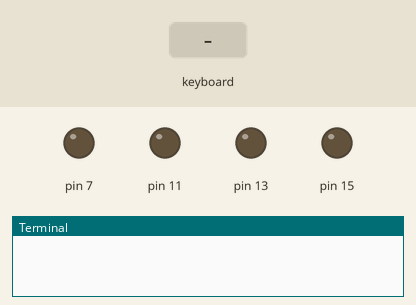
The program below on a simulated Raspberry Pi (header pin numbers). Shown: output pins drawn as LEDs (lit = HIGH), the last lines printed to the terminal. The test bench sets the inputs (shaded band). At 7.3 s the program stops and its outputs stay as they are.

Above: at 1.2 s.
1.3 s: key up typed on the keyboard
At 1.9 s:
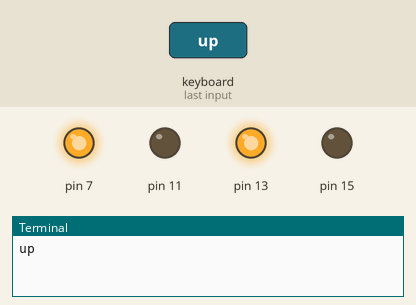
2.8 s: key down typed on the keyboard
At 4.0 s:
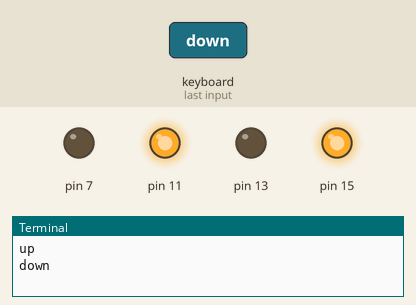
4.3 s: key right typed on the keyboard
At 5.4 s:
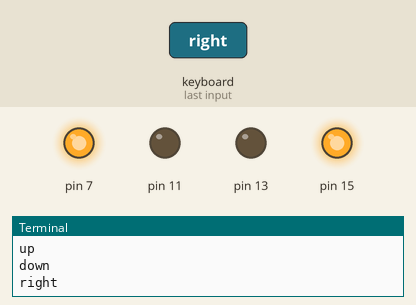
5.8 s: key left typed on the keyboard
At 6.5 s:
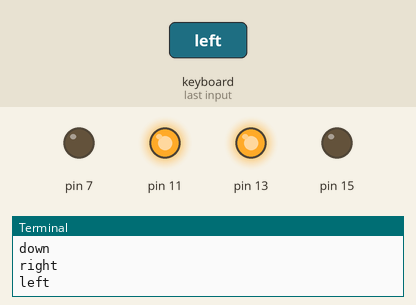
7.3 s: key "q" typed on the keyboard
At 7.7 s:
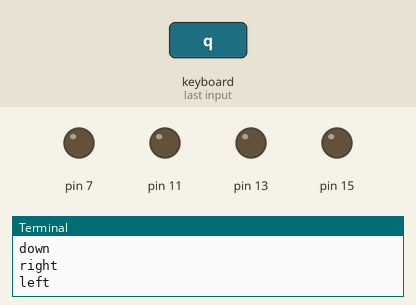
Timing chart, 0 to 8.8 s (numbered marks = the images above; inputs shaded):
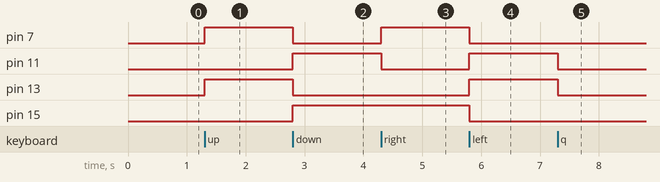

Measured:
- after the input at 1.3 s, pin 7, pin 13: LOW → HIGH at once
- after the input at 2.8 s, pin 7, pin 13: HIGH → LOW at once; pin 11, pin 15: LOW → HIGH at once
- after the input at 4.3 s, pin 7: LOW → HIGH at once; pin 11: HIGH → LOW at once
- after the input at 5.8 s, pin 7, pin 15: HIGH → LOW at once; pin 11, pin 13: LOW → HIGH at once
- after the input at 7.3 s, pin 11, pin 13: HIGH → LOW at once

The program:

cursesMotorControl.py
```python
import curses
import RPi.GPIO as GPIO
import time

GPIO.setmode(GPIO.BOARD)
GPIO.setup(7,GPIO.OUT)
GPIO.setup(11,GPIO.OUT)
GPIO.setup(13,GPIO.OUT)
GPIO.setup(15,GPIO.OUT)

# get the curses window, turn off echoing of keyboard to screen, turn on
# instant key response, and use special values for cursor keys
screen = curses.initscr()
curses.noecho()
curses.cbreak()
screen.keypad(True)

try:
    while True:
        char = screen.getch()
        if char == ord('q'):
            break
        elif char == curses.KEY_UP:
            print("up")
            GPIO.output(7,True)
            GPIO.output(11,False)
            GPIO.output(13,True)
            GPIO.output(15,False)
        elif char == curses.KEY_DOWN:
            print("down")
            GPIO.output(7,False)
            GPIO.output(11,True)
            GPIO.output(13,False)
            GPIO.output(15,True)
        elif char == curses.KEY_RIGHT:
            print("right")
            GPIO.output(7,True)
            GPIO.output(11,False)
            GPIO.output(13,False)
            GPIO.output(15,True)
        elif char == curses.KEY_LEFT:
            print("left")
            GPIO.output(7,False)
            GPIO.output(11,True)
            GPIO.output(13,True)
            GPIO.output(15,False)
        elif char == 10:
            print("stop")
            GPIO.output(7,False)
            GPIO.output(13,False)
            GPIO.output(11,False)
            GPIO.output(15,False)
finally:
    # Close down curses propery, turn echo back on
    curses.nocbreak()
    screen.keypad(0)
    curses.echo()
    curses.endwin()
    GPIO.cleanup()
```
